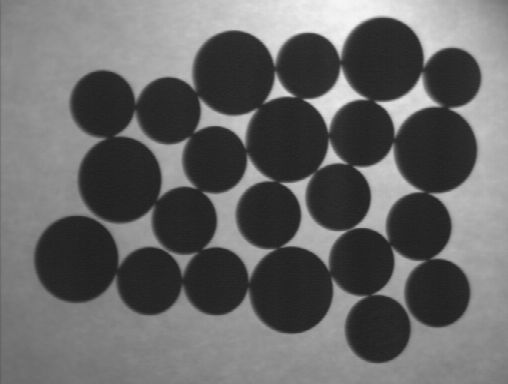
#> input picture aula04/mon1.bmp, 508 x 384 px
$ python Aula04_ex04.py
#> lines starting #> are read from the running program, lines starting #| are printed output that depends on the picture; after the words box and inside, x2 and y2 are one past the last pixel; in counts of white or black regions, pixels touching at a corner belong together
# import
from pickletools import uint8
import sys
import numpy as np
import cv2


image = cv2.imread('mon1.bmp', cv2.IMREAD_UNCHANGED )
#> image is the input picture: shape (384, 508); min 31, max 246, mean 102.8

#converter binario
ret,image_binary = cv2.threshold(image,120,255,cv2.THRESH_BINARY)
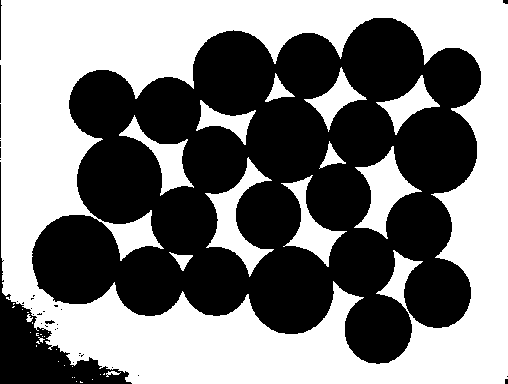
#> image_binary: shape (384, 508); 49.6% white; 38 white regions (25 under 20 px), largest, box (x1, y1, x2, y2) and area: (0, 0, 508, 384) 84139, (205, 157, 274, 277) 2516, (354, 146, 422, 239) 2337

#converter negativo
#ret,image_neg = cv2.threshold(image,120,255,cv2.THRESH_BINARY_INV)
image_neg = cv2.bitwise_not(image_binary)


kernel_circ = cv2.getStructuringElement(cv2.MORPH_ELLIPSE,(11,11))    #kernel circular 11x11
image_eroded = cv2.erode(image_neg,kernel_circ,iterations=2)  #erosion image twice
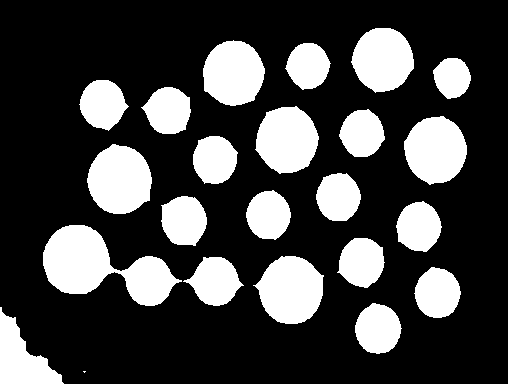
#> image_eroded: shape (384, 508); 26.3% white; 23 white regions (1 under 20 px), largest, box (x1, y1, x2, y2) and area: (43, 225, 182, 306) 5683, (87, 144, 152, 214) 3478, (253, 256, 324, 324) 3463
#quanto maior o numero de iterações, maior a diferença entre a imaem dilatada e a negativa
image_subs = cv2.subtract(image_neg,image_eroded)
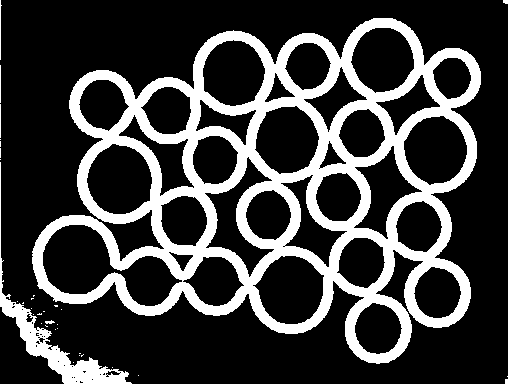
#> image_subs: shape (384, 508); 24.1% white; 34 white regions (28 under 20 px), largest, box (x1, y1, x2, y2) and area: (32, 18, 481, 364) 43772, (0, 162, 132, 384) 2995, (0, 0, 2, 60) 61, (0, 65, 1, 103) 38, (0, 104, 1, 138) 34, (45, 320, 55, 324) 25

kernel_rect = cv2.getStructuringElement(cv2.MORPH_RECT,(9,9))  #kernel retangular 9x9
image_eroded2 = cv2.erode(image_neg,kernel_rect,iterations=2)
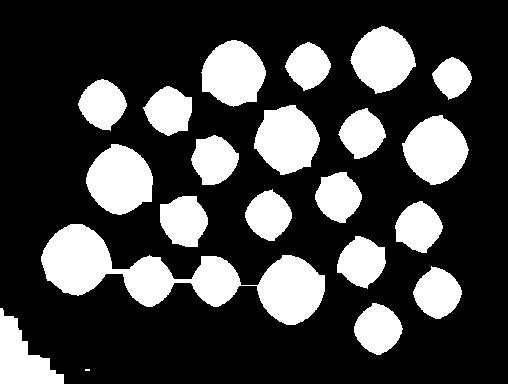
#> image_eroded2: shape (384, 508); 26.2% white; 21 white regions (1 under 20 px), largest, box (x1, y1, x2, y2) and area: (41, 224, 325, 325) 10893, (86, 144, 153, 215) 3468, (254, 105, 320, 175) 3269
image_subs2 = cv2.subtract(image_neg,image_eroded2)
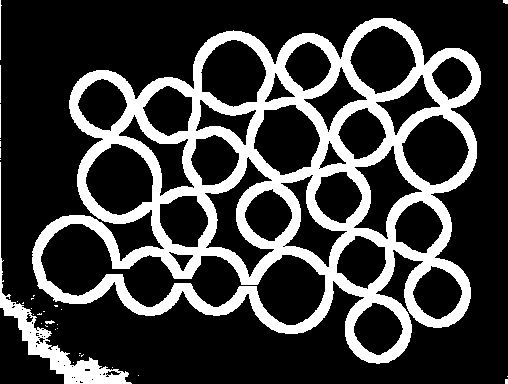
#> image_subs2: shape (384, 508); 24.2% white; 34 white regions (28 under 20 px), largest, box (x1, y1, x2, y2) and area: (32, 18, 481, 364) 44132, (0, 162, 132, 384) 2907, (0, 0, 2, 60) 61, (0, 65, 1, 103) 38, (0, 104, 1, 138) 34, (45, 320, 55, 324) 25

#cv2.imshow("image",image)
#cv2.imshow("image_binary",image_binary)
#cv2.imshow("image_neg",image_neg)
cv2.imshow("dilated image_circ",image_eroded)
cv2.imshow("dilated image_rect",image_eroded2)
cv2.imshow("subtraction image",image_subs)
cv2.imshow("subtraction image2",image_subs2)
cv2.waitKey(0)
